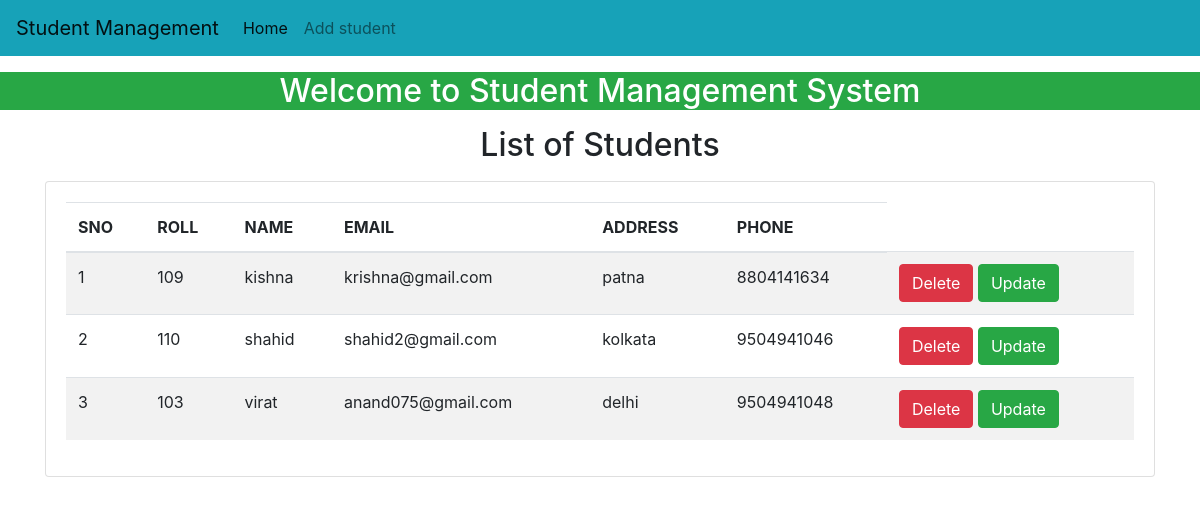
Page /crud/home/ on the committed database.
### crud/models.py (models this page shows)
class student(models.Model):
    name=models.CharField(max_length=50)
    roll=models.CharField(max_length=100)
    email=models.CharField(max_length=150)
    address=models.CharField(max_length=200)
    phone=models.CharField(max_length=10)

### crud/views.py (the view)
# urls.py: path("home/", views.home ,name="home"),
def home(request):
    std=student.objects.all()
    return   render(request,"crud/home.html",{'std':std})

### templates/crud/home.html (shortened to what this page needs)
<!doctype html>
<html lang="en">
  <head>
    <link rel="stylesheet" href="https://cdn.jsdelivr.net/npm/bootstrap@4.2.1/dist/css/bootstrap.min.css">
  </head>
  <body>
    {% include 'crud/navbar.html' %}
    <h2 class='text-center my-3  text-white bg-success'>Welcome to Student Management System</h2>
    <h2 class='text-center my-3'>List of Students</h2>
    <div class="container">
      <div class="row">
        <div class="col-md-12">
          <div class="card">
            <div class="card-body">
              <table class="table table-striped">
                <thead>
                  <tr>
                    <th>SNO</th>
                    <th>ROLL</th>
                    <th>NAME</th>
                    <th>EMAIL</th>
                    <th>ADDRESS</th>
                    <th>PHONE</th>
                  </tr>
                </thead>
                <tbody>
                  {% for s in std %}
                  <tr>
                    <td>{{forloop.counter}}</td>
                    <td>{{s.roll}}</td>
                    <td>{{s.name}}</td>
                    <td>{{s.email}}</td>
                    <td>{{s.address}}</td>
                    <td>{{s.phone}}</td>
                    <td>
                      <a href="/crud/del/{{s.id}}" class="btn btn-danger md-sm">Delete</a>
                      <a href="/crud/update/{{s.id}}" class="btn btn-success md-sm">Update</a>
                    </td>
                  </tr>
                  {% endfor %}
                </tbody>
              </table>
            </div>
          </div>
        </div>
      </div>
    </div>
  </body>
</html>
</body>
</html>

### templates/crud/navbar.html (shortened to what this page needs)
<nav class="navbar navbar-expand-lg navbar-light bg-info">
    <a class="navbar-brand" href="/crud/home/">Student Management</a>
    <div class="collapse navbar-collapse" id="navbarSupportedContent">
      <ul class="navbar-nav mr-auto">
        <li class="nav-item active">
          <a class="nav-link" href="/crud/home/">Home <span class="sr-only">(current)</span></a>
        </li>
        <li class="nav-item">
          <a class="nav-link" href="/crud/std">Add student</a>
        </li>
    </div>
  </nav>

### rows in the picture
student: roll "109", name "kishna", email "krishna@gmail.com", address "patna", phone "8804141634"
student: roll "110", name "shahid", email "shahid2@gmail.com", address "kolkata", phone "9504941046"
student: roll "103", name "virat", email "anand075@gmail.com", address "delhi", phone "9504941048"
